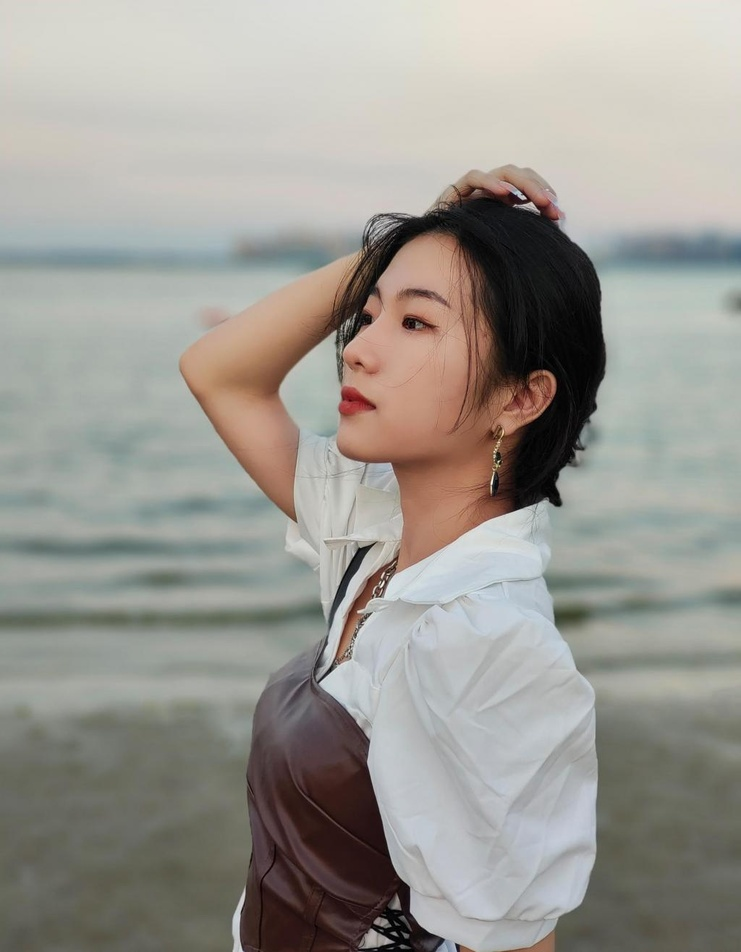
#> input picture p.jpg, 741 x 952 px, shrunk from 1024 x 1315 before the run
$ python 24-filter.py
#> lines starting #> are read from the running program, lines starting #| are printed output that depends on the picture
import cv2
import numpy as np

# 图像滤波

img = cv2.imread("./p.jpg")
#> img is the input picture: shape (952, 741, 3); mean B, G, R 146.3, 152.8, 155.4
# 卷积核
# kernal = np.ones((5, 5), np.float32) / 25
# # 目标图像、位深、卷积核
# dst = cv2.filter2D(img, -1, kernal)

# 均值滤波
# dst = cv2.blur(img, (5, 5))
# 方盒滤波
# dst = cv2.boxFilter(img, -1, (5, 5))

# 高斯滤波 处理噪点
# dst = cv2.GaussianBlur(img, (5, 5), sigmaX=50)

img = cv2.imread("./median.png")
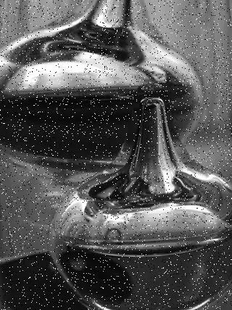
#> input picture median.png, 232 x 310 px, shrunk from 320 x 428 before the run
#> img is the input picture: shape (310, 232, 3); mean B, G, R 86.9, 86.9, 86.9

# 中值滤波 # 消除胡椒噪音
# dst = cv2.medianBlur(img, 5)

img = cv2.imread("./bilater.png")
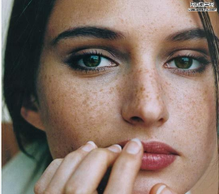
#> input picture bilater.png, 219 x 194 px, shrunk from 303 x 268 before the run
#> img is the input picture: shape (194, 219, 3); mean B, G, R 104.2, 114.6, 133.4
# 双边滤波
dst = cv2.bilateralFilter(img, 8, 20, 50)


cv2.imshow("xx", img)
cv2.imshow("test", dst)
cv2.waitKey(0)
